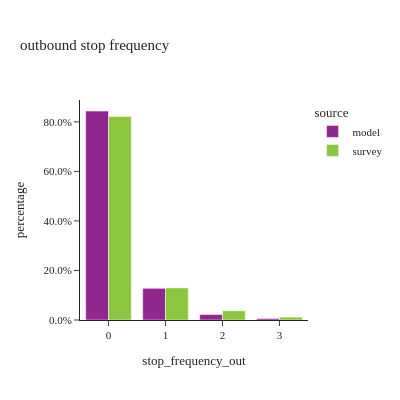
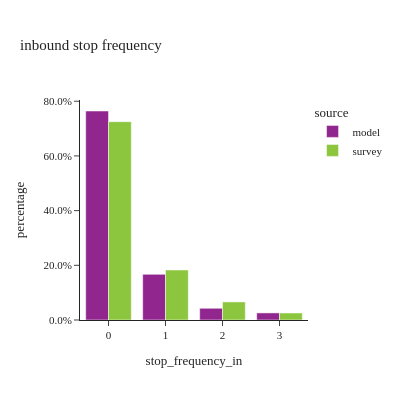

Write notebook code for charts like these, in order.
### Code cell
#| layout-ncol: 2

util.plot_share_barchart(tour_data, 'tour_weight', 'stop_frequency_out', title="outbound stop frequency", width=400)
util.plot_share_barchart(tour_data, 'tour_weight', 'stop_frequency_in', title="inbound stop frequency", width=400)

### Figure 1 — Plotly figure (JSON) as saved in the notebook; plotly's stock layout.template omitted (floating-point values rounded to 4 significant figures)
{"data": [{"alignmentgroup": "True", "customdata": [[4294405], [651018], [112839], [30852]], "hovertemplate": "source=model<br>stop_frequency_out=%{x}<br>percentage=%{y}<br>sample_size=%{customdata[0]}<extra></extra>", "legendgroup": "model", "marker": {"color": "#91268F", "pattern": {"shape": ""}}, "name": "model", "offsetgroup": "model", "orientation": "v", "showlegend": true, "textposition": "auto", "type": "bar", "x": ["0", "1", "2", "3"], "xaxis": "x", "y": [0.8438, 0.1279, 0.02217, 0.006062], "yaxis": "y"}, {"alignmentgroup": "True", "customdata": [[9150], [1352], [462], [156]], "hovertemplate": "source=survey<br>stop_frequency_out=%{x}<br>percentage=%{y}<br>sample_size=%{customdata[0]}<extra></extra>", "legendgroup": "survey", "marker": {"color": "#8CC63E", "pattern": {"shape": ""}}, "name": "survey", "offsetgroup": "survey", "orientation": "v", "showlegend": true, "textposition": "auto", "type": "bar", "x": ["0", "1", "2", "3"], "xaxis": "x", "y": [0.8218, 0.1295, 0.03721, 0.01154], "yaxis": "y"}], "layout": {"barmode": "group", "height": 400, "legend": {"title": {"text": "source"}, "tracegroupgap": 0}, "title": {"text": "outbound stop frequency"}, "width": 400, "xaxis": {"anchor": "y", "domain": [0.0, 1.0], "title": {"text": "stop_frequency_out"}}, "yaxis": {"anchor": "x", "domain": [0.0, 1.0], "tickformat": ".1%", "title": {"text": "percentage"}}}}

### Figure 2 — Plotly figure (JSON) as saved in the notebook; plotly's stock layout.template omitted (floating-point values rounded to 4 significant figures)
{"data": [{"alignmentgroup": "True", "customdata": [[3889675], [849213], [218265], [131961]], "hovertemplate": "source=model<br>stop_frequency_in=%{x}<br>percentage=%{y}<br>sample_size=%{customdata[0]}<extra></extra>", "legendgroup": "model", "marker": {"color": "#91268F", "pattern": {"shape": ""}}, "name": "model", "offsetgroup": "model", "orientation": "v", "showlegend": true, "textposition": "auto", "type": "bar", "x": ["0", "1", "2", "3"], "xaxis": "x", "y": [0.7643, 0.1669, 0.04289, 0.02593], "yaxis": "y"}, {"alignmentgroup": "True", "customdata": [[8391], [1864], [625], [240]], "hovertemplate": "source=survey<br>stop_frequency_in=%{x}<br>percentage=%{y}<br>sample_size=%{customdata[0]}<extra></extra>", "legendgroup": "survey", "marker": {"color": "#8CC63E", "pattern": {"shape": ""}}, "name": "survey", "offsetgroup": "survey", "orientation": "v", "showlegend": true, "textposition": "auto", "type": "bar", "x": ["0", "1", "2", "3"], "xaxis": "x", "y": [0.7252, 0.183, 0.06609, 0.02571], "yaxis": "y"}], "layout": {"barmode": "group", "height": 400, "legend": {"title": {"text": "source"}, "tracegroupgap": 0}, "title": {"text": "inbound stop frequency"}, "width": 400, "xaxis": {"anchor": "y", "domain": [0.0, 1.0], "title": {"text": "stop_frequency_in"}}, "yaxis": {"anchor": "x", "domain": [0.0, 1.0], "tickformat": ".1%", "title": {"text": "percentage"}}}}
